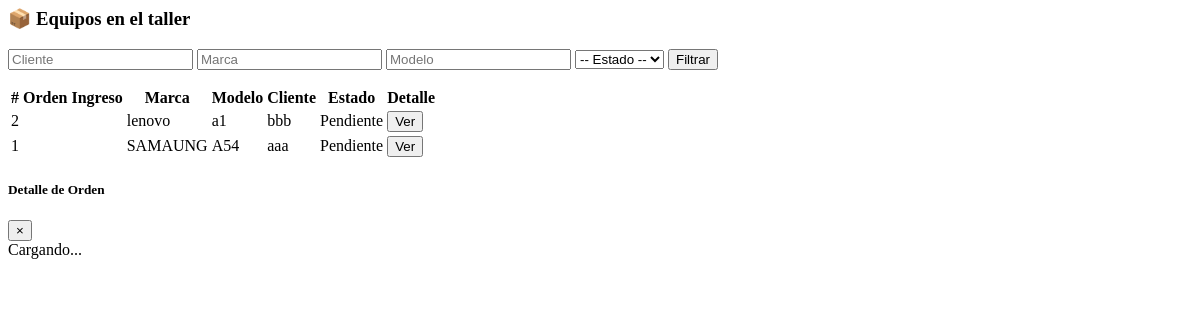
The app's page /ordenes/vista-equipos/, older data.
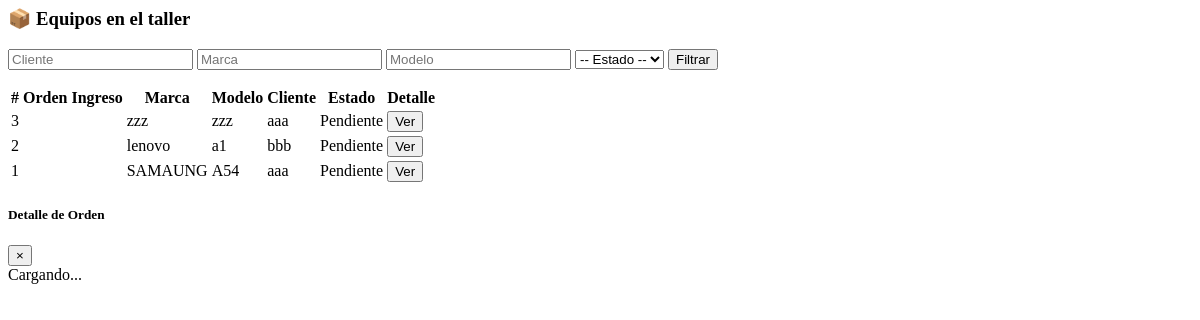
The same page, newer data.
### ordenes/models.py (models this page shows, shortened)
class Orden(models.Model):
    cliente = models.ForeignKey(Cliente, on_delete=models.CASCADE)
    equipo = models.ForeignKey(Equipo, on_delete=models.CASCADE)
    estado = models.CharField(max_length=100, default='Pendiente')
    falla = models.CharField(max_length=250, blank=True, null=True)
    diagnostico = models.TextField(blank=True, null=True)
    reparacion = models.TextField(blank=True, null=True)
    observaciones = models.TextField(blank=True, null=True)
    fecha_ingreso = models.DateField(auto_now_add=True)
    fecha_entrega = models.DateField(blank=True, null=True)

class Equipo(models.Model):
    tipo = models.CharField(max_length=50)
    marca = models.CharField(max_length=50)
    modelo = models.CharField(max_length=100)
    imei = models.CharField(max_length=30, unique=True, blank=True, null=True)
    serie = models.CharField(max_length=30, unique=True, blank=True, null=True)
    fecha_compra = models.DateField(blank=True, null=True)
    garantia_compra = models.BooleanField(default=False)
    accesorios = models.TextField(blank=True, null=True)
    estado_general = models.TextField(blank=True, null=True)

class Cliente(models.Model):
    nombre = models.CharField(max_length=100)
    telefono = models.CharField(max_length=20, blank=True, null=True)
    email = models.EmailField(blank=True, null=True)
    direccion = models.CharField(max_length=200, blank=True, null=True)
    localidad = models.CharField(max_length=100, blank=True, null=True)
    provincia = models.CharField(max_length=100, blank=True, null=True)
    comentarios = models.TextField(blank=True, null=True)

### ordenes/views.py (the view)
# urls.py: path('vista-equipos/', vista_equipos, name='vista_equipos'),
def vista_equipos(request):
    estado = request.GET.get('estado', '')
    cliente_q = request.GET.get('cliente', '')
    marca = request.GET.get('marca', '')
    modelo = request.GET.get('modelo', '')
    ordenes = Orden.objects.select_related('equipo', 'cliente')
    if estado:
        ordenes = ordenes.filter(estado__icontains=estado)
    if cliente_q:
        ordenes = ordenes.filter(cliente__nombre__icontains=cliente_q)
    if marca:
        ordenes = ordenes.filter(equipo__marca__icontains=marca)
    if modelo:
        ordenes = ordenes.filter(equipo__modelo__icontains=modelo)
    ordenes = ordenes.order_by('-fecha_ingreso')
    return render(request, 'ordenes/vista_equipos.html', {
        'ordenes': ordenes,
        'estado': estado,
        'cliente': cliente_q,
        'marca': marca,
        'modelo': modelo,
    })

### ordenes/templates/ordenes/vista_equipos.html (shortened to what this page needs)
<h3>📦 Equipos en el taller</h3>
<form method="get" class="form-inline mb-3">
  <input type="text" name="cliente" value="{{ cliente }}" class="form-control mr-2" placeholder="Cliente">
  <input type="text" name="marca" value="{{ marca }}" class="form-control mr-2" placeholder="Marca">
  <input type="text" name="modelo" value="{{ modelo }}" class="form-control mr-2" placeholder="Modelo">
  <select name="estado" class="form-control mr-2">
    <option value="">-- Estado --</option>
  </select>
  <button type="submit" class="btn btn-primary">Filtrar</button>
</form>
<table class="table table-striped table-bordered">
  <thead class="thead-dark">
    <tr>
      <th># Orden</th>
      <th>Ingreso</th>
      <th>Marca</th>
      <th>Modelo</th>
      <th>Cliente</th>
      <th>Estado</th>
      <th>Detalle</th>
    </tr>
  </thead>
  <tbody>
    {% for orden in ordenes %}
    <tr>
      <td>{{ orden.id }}</td>
      <td>{{ orden.fecha_ingreso|date:"d/m/Y H:i" }}</td>
      <td>{{ orden.equipo.marca }}</td>
      <td>{{ orden.equipo.modelo }}</td>
      <td>{{ orden.cliente.nombre }}</td>
      <td>{{ orden.estado }}</td>
      <td><button class="btn btn-sm btn-info" onclick="abrirModal({{ orden.id }})">Ver</button>
    </tr>
    {% endfor %}
  </tbody>
</table>
<div class="modal fade" id="modalOrden" tabindex="-1" role="dialog">
  <div class="modal-dialog modal-lg" role="document">
    <div class="modal-content">
      <div class="modal-header">
        <h5 class="modal-title">Detalle de Orden</h5>
        <button type="button" class="close" data-dismiss="modal">&times;</button>
      </div>
      <div class="modal-body" id="modalContenido">
        <div class="text-center text-muted">Cargando...</div>
      </div>
    </div>
  </div>
</div>

Row changes from the older to the newer data that the page shows:
added Orden: id "3", equipo.marca "zzz", equipo.modelo "zzz", cliente.nombre "aaa", estado "Pendiente"
